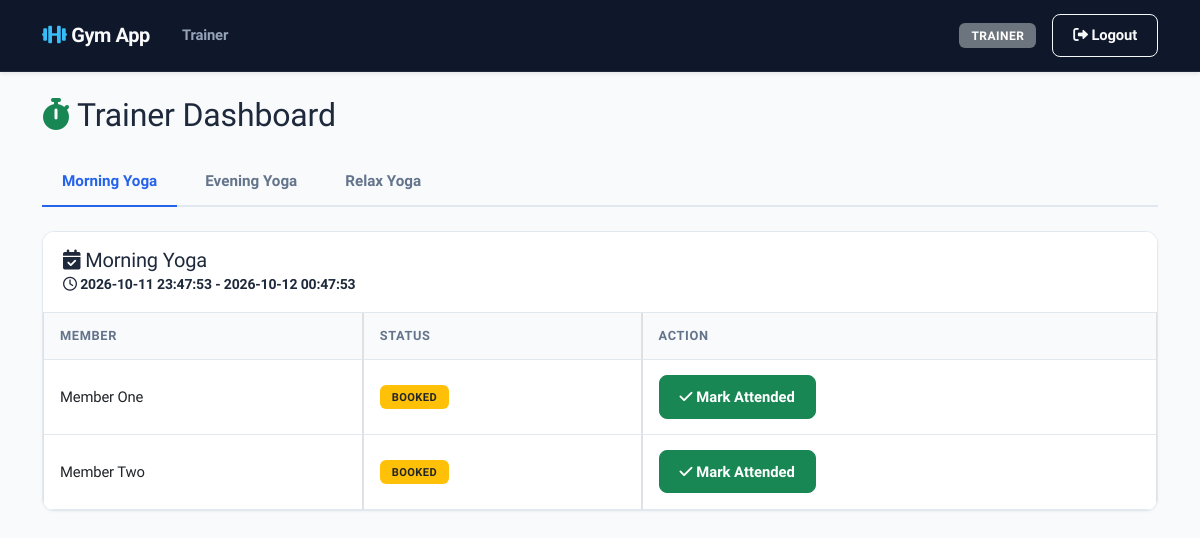
The app's page /web/src/trainer.php (signed in) with its own data.
### tables this page shows
CREATE TABLE schedules (
    id INT AUTO_INCREMENT PRIMARY KEY,
    trainer_id INT NOT NULL,
    class_name VARCHAR(100) NOT NULL,
    start_time DATETIME NOT NULL,
    end_time DATETIME NOT NULL,
    capacity INT NOT NULL,
    FOREIGN KEY (trainer_id) REFERENCES trainers(id) ON DELETE CASCADE
);

CREATE TABLE bookings (
    id INT AUTO_INCREMENT PRIMARY KEY,
    schedule_id INT NOT NULL,
    member_id INT NOT NULL,
    status ENUM('booked', 'cancelled', 'attended') DEFAULT 'booked',
    created_at TIMESTAMP DEFAULT CURRENT_TIMESTAMP,
    FOREIGN KEY (schedule_id) REFERENCES schedules(id) ON DELETE CASCADE,
    FOREIGN KEY (member_id) REFERENCES members(id) ON DELETE CASCADE
);

CREATE TABLE members (
    id INT AUTO_INCREMENT PRIMARY KEY,
    user_id INT NOT NULL,
    name VARCHAR(100) NOT NULL,
    phone VARCHAR(20),
    FOREIGN KEY (user_id) REFERENCES users(id) ON DELETE CASCADE
);

### web/src/trainer.php (the view, shortened to what this page needs)
<?php
require_once "config.php";
$stmt = $pdo->prepare("SELECT id FROM trainers WHERE user_id = ?");
$stmt->execute([$_SESSION["user_id"]]);
$trainer = $stmt->fetch();
$trainer_id = $trainer["id"];
$schedules = $pdo->prepare("SELECT * FROM schedules WHERE trainer_id = ?");
$schedules->execute([$trainer_id]);
$schedules = $schedules->fetchAll();
?>
<?php require_once "header.php"; ?>
<h2 class="mb-4"><i class="fas fa-stopwatch text-success"></i> Trainer Dashboard</h2>
<ul class="nav nav-tabs mb-4" id="trainerTabs" role="tablist">
    <?php foreach ($schedules as $index => $s): ?>
    <li class="nav-item" role="presentation">
        <button class="nav-link <?php echo $index === 0 ? 'active' : ''; ?>"
                id="schedule-tab-<?php echo $s['id']; ?>"
                data-bs-toggle="tab"
                data-bs-target="#schedule-<?php echo $s['id']; ?>"
                type="button" role="tab"
                aria-controls="schedule-<?php echo $s['id']; ?>"
                aria-selected="<?php echo $index === 0 ? 'true' : 'false'; ?>">
            <?php echo htmlspecialchars($s["class_name"]); ?>
        </button>
    </li>
    <?php endforeach; ?>
</ul>
<div class="tab-content" id="trainerTabsContent">
    <?php foreach ($schedules as $index => $s): ?>
    <div class="tab-pane fade <?php echo $index === 0 ? 'show active' : ''; ?>"
         id="schedule-<?php echo $s['id']; ?>"
         role="tabpanel"
         aria-labelledby="schedule-tab-<?php echo $s['id']; ?>">
        <div class="row">
            <div class="col-md-12 mb-4">
                <div class="card shadow-sm h-100">
                    <div class="card-header bg-success text-white">
                        <h5 class="mb-0"><i class="fas fa-calendar-check"></i> <?php echo htmlspecialchars($s["class_name"]); ?></h5>
                        <small><i class="far fa-clock"></i> <?php echo htmlspecialchars($s["start_time"]); ?> - <?php echo htmlspecialchars($s["end_time"]); ?></small>
                    </div>
                    <div class="card-body p-0">
                        <?php
                        $bStmt = $pdo->prepare("SELECT b.id, m.name, b.status FROM bookings b JOIN members m ON b.member_id = m.id WHERE b.schedule_id = ?");
                        $bStmt->execute([$s["id"]]);
                        $bookings = $bStmt->fetchAll();
                        ?>
                        <table class="table table-hover table-bordered mb-0">
                            <thead class="table-light">
                                <tr>
                                    <th class="ps-3">Member</th>
                                    <th>Status</th>
                                    <th>Action</th>
                                </tr>
                            </thead>
                            <tbody>
                                <?php foreach ($bookings as $b): ?>
                                <tr>
                                    <td class="ps-3"><?php echo htmlspecialchars($b["name"]); ?></td>
                                    <td>
                                        <?php if ($b["status"] === "booked"): ?>
                                            <span class="badge bg-warning text-dark">Booked</span>
                                        <?php elseif ($b["status"] === "attended"): ?>
                                            <span class="badge bg-success">Attended</span>
                                        <?php else: ?>
                                            <span class="badge bg-secondary"><?php echo htmlspecialchars($b["status"]); ?></span>
                                        <?php endif; ?>
                                    </td>
                                    <td>
                                        <?php if ($b["status"] === "booked"): ?>
                                            <form method="post" style="display:inline;">
                                                <button type="submit" class="btn btn-sm btn-success"><i class="fas fa-check"></i> Mark Attended</button>
                                            </form>
                                        <?php else: ?>
                                            <span class="text-muted">-</span>
                                        <?php endif; ?>
                                    </td>
                                </tr>
                                <?php endforeach; ?>
                            </tbody>
                        </table>
                    </div>
                </div>
            </div>
        </div>
    </div>
    <?php endforeach; ?>
</div>
<?php require_once "footer.php"; ?>

### web/src/header.php (shortened to what this page needs)
<!DOCTYPE html>
<html lang="en">
<head>
    <link href="https://cdn.jsdelivr.net/npm/bootstrap@5.3.0/dist/css/bootstrap.min.css" rel="stylesheet">
    <link rel="stylesheet" href="https://cdnjs.cloudflare.com/ajax/libs/font-awesome/6.0.0/css/all.min.css">
    <link rel="stylesheet" href="custom.css">
</head>
<body>
    <?php if (isset($_SESSION["user_id"])): ?>
    <nav class="navbar navbar-expand-lg navbar-dark bg-dark mb-4 shadow-sm">
        <div class="container">
            <a class="navbar-brand" href="index.php"><i class="fas fa-dumbbell text-warning"></i> Gym App</a>
            <div class="collapse navbar-collapse" id="navbarNav">
                <ul class="navbar-nav me-auto">
                    <?php if (isset($_SESSION["role"])): ?>
                        <?php if ($_SESSION["role"] === "manager"): ?>
                            <li class="nav-item"><a class="nav-link" href="manager.php">Manager</a></li>
                        <?php elseif ($_SESSION["role"] === "trainer"): ?>
                            <li class="nav-item"><a class="nav-link" href="trainer.php">Trainer</a></li>
                        <?php elseif ($_SESSION["role"] === "member"): ?>
                            <li class="nav-item"><a class="nav-link" href="member.php">Member</a></li>
                        <?php endif; ?>
                    <?php endif; ?>
                </ul>
                <span class="navbar-text me-3">
                    <span class="badge bg-secondary"><?php echo htmlspecialchars($_SESSION["role"] ?? ""); ?></span>
                </span>
                <a class="btn btn-outline-light btn-sm" href="logout.php"><i class="fas fa-sign-out-alt"></i> Logout</a>
            </div>
        </div>
    </nav>
    <?php endif; ?>
    <div class="container pb-5">

### web/src/footer.php (shortened to what this page needs)
    </div>
</body>
</html>

### web/src/custom.css (style rules this page uses)
:root { --primary-color: #2563EB; --primary-hover: #1D4ED8; --primary-light: #EFF6FF; --dark-surface: #0F172A; --bg-main: #F8FAFC; --card-border: #E2E8F0; --text-main: #1E293B; --text-muted: #64748B; --radius-sm: 8px; --radius-md: 12px; --radius-lg: 16px; }
body { font-family: 'Plus Jakarta Sans', system-ui, -apple-system, sans-serif !important; background-color: var(--bg-main) !important; color: var(--text-main) !important; letter-spacing: -0.01em; -webkit-font-smoothing: antialiased; }
.navbar { background-color: var(--dark-surface) !important; padding: 0.85rem 1.5rem !important; border-bottom: 1px solid #1E293B !important; }
.navbar-brand { font-weight: 800 !important; font-size: 1.25rem !important; letter-spacing: -0.02em; color: #F8FAFC !important; }
.navbar-brand i { color: #38BDF8 !important; }
.navbar .nav-link { font-weight: 600 !important; font-size: 0.925rem !important; padding: 0.5rem 1rem !important; border-radius: var(--radius-sm) !important; color: #94A3B8 !important; transition: all 0.2s ease; }
.badge { font-weight: 700 !important; padding: 0.4rem 0.75rem !important; border-radius: 6px !important; letter-spacing: 0.04em; text-transform: uppercase; }
.card { border: 1px solid var(--card-border) !important; border-radius: var(--radius-md) !important; background: #FFFFFF !important; box-shadow: 0 1px 3px 0 rgba(0, 0, 0, 0.04), 0 1px 2px -1px rgba(0, 0, 0, 0.02) !important; transition: box-shadow 0.2s ease, border-color 0.2s ease; overflow: hidden; }
.card-header { background-color: #FFFFFF !important; border-bottom: 1px solid var(--card-border) !important; font-weight: 700 !important; padding: 1rem 1.25rem !important; color: var(--text-main) !important; }
.btn { font-weight: 600 !important; font-size: 0.925rem !important; border-radius: var(--radius-sm) !important; padding: 0.6rem 1.25rem !important; transition: all 0.2s cubic-bezier(0.4, 0, 0.2, 1) !important; }
.table { border-collapse: separate !important; border-spacing: 0 !important; font-size: 0.925rem !important; }
.table thead th { background-color: #F8FAFC !important; color: var(--text-muted) !important; font-weight: 700 !important; font-size: 0.8rem !important; text-transform: uppercase; letter-spacing: 0.05em; border-bottom: 1.5px solid var(--card-border) !important; padding: 0.85rem 1rem !important; }
.table tbody td { padding: 0.95rem 1rem !important; vertical-align: middle !important; border-bottom: 1px solid var(--card-border) !important; }
.nav-tabs { border-bottom: 2px solid var(--card-border) !important; gap: 0.5rem; }
.nav-tabs .nav-link { font-weight: 600 !important; font-size: 0.95rem !important; color: var(--text-muted) !important; border: none !important; border-bottom: 2px solid transparent !important; border-radius: 0 !important; padding: 0.75rem 1.25rem !important; margin-bottom: -2px !important; transition: all 0.2s ease; }
.nav-tabs .nav-link.active { color: var(--primary-color) !important; border-bottom: 2.5px solid var(--primary-color) !important; background: transparent !important; }

### web/src/header.php (style rules this page uses)
body { background-color: #f8f9fa; }

### records on screen
schedules: class_name "Morning Yoga", start_time "2026-10-11 23:47:53", end_time "2026-10-12 00:47:53"
schedules: class_name "Evening Yoga"
schedules: class_name "Relax Yoga"
bookings: member.name "Member One", status "BOOKED"
bookings: member.name "Member Two", status "BOOKED"

### other values on screen
$_SESSION["role"] "TRAINER"
